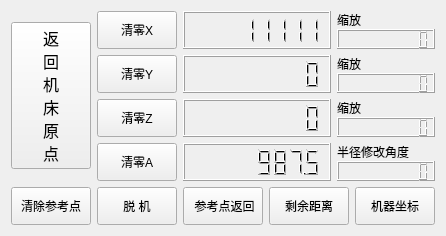
             <widget class="QWidget" name="widget_23" native="true">
              <property name="minimumSize">
               <size>
                <width>0</width>
                <height>0</height>
               </size>
              </property>
              <layout class="QVBoxLayout" name="verticalLayout_78" stretch="9,2">
               <item>
                <layout class="QHBoxLayout" name="horizontalLayout_113" stretch="2,16">
                 <item alignment="Qt::AlignVCenter">
                  <widget class="QPushButton" name="pushButton_167">
                   <property name="sizePolicy">
                    <sizepolicy hsizetype="Preferred" vsizetype="Expanding">
                     <horstretch>0</horstretch>
                     <verstretch>0</verstretch>
                    </sizepolicy>
                   </property>
                   <property name="minimumSize">
                    <size>
                     <width>0</width>
                     <height>0</height>
                    </size>
                   </property>
                   <property name="font">
                    <font>
                     <family>黑体</family>
                     <pointsize>12</pointsize>
                     <weight>50</weight>
                     <italic>false</italic>
                     <bold>false</bold>
                    </font>
                   </property>
                   <property name="layoutDirection">
                    <enum>Qt::LeftToRight</enum>
                   </property>
                   <property name="text">
                    <string>返
回
机
床
原
点</string>
                   </property>
                   <property name="flat">
                    <bool>false</bool>
                   </property>
                  </widget>
                 </item>
                 <item>
                  <layout class="QVBoxLayout" name="verticalLayout_79">
                   <item>
                    <layout class="QHBoxLayout" name="horizontalLayout_114" stretch="1,6,4">
                     <item>
                      <widget class="QPushButton" name="pushButton_168">
                       <property name="sizePolicy">
                        <sizepolicy hsizetype="Preferred" vsizetype="Preferred">
                         <horstretch>0</horstretch>
                         <verstretch>0</verstretch>
                        </sizepolicy>
                       </property>
                       <property name="minimumSize">
                        <size>
                         <width>0</width>
                         <height>0</height>
                        </size>
                       </property>
                       <property name="styleSheet">
                        <string notr="true"/>
                       </property>
                       <property name="text">
                        <string>清零X</string>
                       </property>
                       <property name="default">
                        <bool>false</bool>
                       </property>
                       <property name="flat">
                        <bool>false</bool>
                       </property>
                      </widget>
                     </item>
                     <item>
                      <widget class="QLCDNumber" name="lcdNumber_79">
                       <property name="sizePolicy">
                        <sizepolicy hsizetype="Preferred" vsizetype="Preferred">
                         <horstretch>0</horstretch>
                         <verstretch>0</verstretch>
                        </sizepolicy>
                       </property>
                       <property name="smallDecimalPoint">
                        <bool>true</bool>
                       </property>
                       <property name="digitCount">
                        <number>8</number>
                       </property>
                       <property name="value" stdset="0">
                        <double>11111.000000000000000</double>
                       </property>
                       <property name="intValue" stdset="0">
                        <number>11111</number>
                       </property>
                      </widget>
                     </item>
                     <item>
                      <layout class="QVBoxLayout" name="verticalLayout_80">
                       <property name="spacing">
                        <number>0</number>
                       </property>
                       <item>
                        <widget class="QLabel" name="label_76">
                         <property name="sizePolicy">
                          <sizepolicy hsizetype="Preferred" vsizetype="Preferred">
                           <horstretch>0</horstretch>
                           <verstretch>0</verstretch>
                          </sizepolicy>
                         </property>
                         <property name="styleSheet">
                          <string notr="true">font: 12pt &quot;Times New Roman&quot;;</string>
                         </property>
                         <property name="text">
                          <string>缩放</string>
                         </property>
                        </widget>
                       </item>
                       <item>
                        <widget class="QLCDNumber" name="lcdNumber_80">
                         <property name="sizePolicy">
                          <sizepolicy hsizetype="Preferred" vsizetype="Preferred">
                           <horstretch>0</horstretch>
                           <verstretch>0</verstretch>
                          </sizepolicy>
                         </property>
                         <property name="smallDecimalPoint">
                          <bool>true</bool>
                         </property>
                         <property name="digitCount">
                          <number>8</number>
                         </property>
                        </widget>
                       </item>
                      </layout>
                     </item>
                    </layout>
                   </item>
                   <item>
                    <layout class="QHBoxLayout" name="horizontalLayout_115" stretch="1,6,4">
                     <item>
                      <widget class="QPushButton" name="pushButton_169">
                       <property name="sizePolicy">
                        <sizepolicy hsizetype="Preferred" vsizetype="Preferred">
                         <horstretch>0</horstretch>
                         <verstretch>0</verstretch>
                        </sizepolicy>
                       </property>
                       <property name="minimumSize">
                        <size>
                         <width>0</width>
                         <height>0</height>
                        </size>
                       </property>
                       <property name="styleSheet">
                        <string notr="true"/>
                       </property>
                       <property name="text">
                        <string>清零Y</string>
                       </property>
                      </widget>
                     </item>
                     <item>
                      <widget class="QLCDNumber" name="lcdNumber_81">
                       <property name="sizePolicy">
                        <sizepolicy hsizetype="Preferred" vsizetype="Preferred">
                         <horstretch>0</horstretch>
                         <verstretch>0</verstretch>
                        </sizepolicy>
                       </property>
                       <property name="smallDecimalPoint">
                        <bool>true</bool>
                       </property>
                       <property name="digitCount">
                        <number>8</number>
                       </property>
                      </widget>
                     </item>
                     <item>
                      <layout class="QVBoxLayout" name="verticalLayout_81">
                       <property name="spacing">
                        <number>0</number>
                       </property>
                       <item>
                        <widget class="QLabel" name="label_77">
                         <property name="sizePolicy">
                          <sizepolicy hsizetype="Preferred" vsizetype="Preferred">
                           <horstretch>0</horstretch>
                           <verstretch>0</verstretch>
                          </sizepolicy>
                         </property>
                         <property name="styleSheet">
                          <string notr="true">font: 12pt &quot;Times New Roman&quot;;</string>
                         </property>
                         <property name="text">
                          <string>缩放</string>
                         </property>
                        </widget>
                       </item>
                       <item>
                        <widget class="QLCDNumber" name="lcdNumber_82">
                         <property name="sizePolicy">
                          <sizepolicy hsizetype="Preferred" vsizetype="Preferred">
                           <horstretch>0</horstretch>
                           <verstretch>0</verstretch>
                          </sizepolicy>
                         </property>
                         <property name="smallDecimalPoint">
                          <bool>true</bool>
                         </property>
                         <property name="digitCount">
                          <number>8</number>
                         </property>
                        </widget>
                       </item>
                      </layout>
                     </item>
                    </layout>
                   </item>
                   <item>
                    <layout class="QHBoxLayout" name="horizontalLayout_116" stretch="1,6,4">
                     <item>
                      <widget class="QPushButton" name="pushButton_170">
                       <property name="sizePolicy">
                        <sizepolicy hsizetype="Preferred" vsizetype="Preferred">
                         <horstretch>0</horstretch>
                         <verstretch>0</verstretch>
                        </sizepolicy>
                       </property>
                       <property name="minimumSize">
                        <size>
                         <width>0</width>
                         <height>0</height>
                        </size>
                       </property>
                       <property name="styleSheet">
                        <string notr="true"/>
                       </property>
                       <property name="text">
                        <string>清零Z</string>
                       </property>
                      </widget>
                     </item>
                     <item>
                      <widget class="QLCDNumber" name="lcdNumber_83">
                       <property name="sizePolicy">
                        <sizepolicy hsizetype="Preferred" vsizetype="Preferred">
                         <horstretch>0</horstretch>
                         <verstretch>0</verstretch>
                        </sizepolicy>
                       </property>
                       <property name="smallDecimalPoint">
                        <bool>true</bool>
                       </property>
                       <property name="digitCount">
                        <number>8</number>
                       </property>
                      </widget>
                     </item>
                     <item>
                      <layout class="QVBoxLayout" name="verticalLayout_82">
                       <property name="spacing">
                        <number>0</number>
                       </property>
                       <item>
                        <widget class="QLabel" name="label_78">
                         <property name="sizePolicy">
                          <sizepolicy hsizetype="Preferred" vsizetype="Preferred">
                           <horstretch>0</horstretch>
                           <verstretch>0</verstretch>
                          </sizepolicy>
                         </property>
                         <property name="styleSheet">
                          <string notr="true">font: 12pt &quot;Times New Roman&quot;;</string>
                         </property>
                         <property name="text">
                          <string>缩放</string>
                         </property>
                        </widget>
                       </item>
                       <item>
                        <widget class="QLCDNumber" name="lcdNumber_84">
                         <property name="sizePolicy">
                          <sizepolicy hsizetype="Preferred" vsizetype="Preferred">
                           <horstretch>0</horstretch>
                           <verstretch>0</verstretch>
                          </sizepolicy>
                         </property>
                         <property name="smallDecimalPoint">
                          <bool>true</bool>
                         </property>
                         <property name="digitCount">
                          <number>8</number>
                         </property>
                        </widget>
                       </item>
                      </layout>
                     </item>
                    </layout>
                   </item>
                   <item>
                    <layout class="QHBoxLayout" name="horizontalLayout_117" stretch="1,6,4">
                     <item>
                      <widget class="QPushButton" name="pushButton_171">
                       <property name="sizePolicy">
                        <sizepolicy hsizetype="Preferred" vsizetype="Preferred">
                         <horstretch>0</horstretch>
                         <verstretch>0</verstretch>
                        </sizepolicy>
                       </property>
                       <property name="minimumSize">
                        <size>
                         <width>0</width>
                         <height>0</height>
                        </size>
                       </property>
                       <property name="styleSheet">
                        <string notr="true"/>
                       </property>
                       <property name="text">
                        <string>清零A</string>
                       </property>
                      </widget>
                     </item>
                     <item>
                      <widget class="QLCDNumber" name="lcdNumber_85">
                       <property name="sizePolicy">
                        <sizepolicy hsizetype="Preferred" vsizetype="Preferred">
                         <horstretch>0</horstretch>
                         <verstretch>0</verstretch>
                        </sizepolicy>
                       </property>
                       <property name="smallDecimalPoint">
                        <bool>true</bool>
                       </property>
                       <property name="digitCount">
                        <number>8</number>
                       </property>
                       <property name="value" stdset="0">
                        <double>987.500000000000000</double>
                       </property>
                      </widget>
                     </item>
                     <item>
                      <layout class="QVBoxLayout" name="verticalLayout_83">
                       <property name="spacing">
                        <number>0</number>
                       </property>
                       <item>
                        <widget class="QLabel" name="label_79">
                         <property name="sizePolicy">
                          <sizepolicy hsizetype="Preferred" vsizetype="Preferred">
                           <horstretch>0</horstretch>
                           <verstretch>0</verstretch>
                          </sizepolicy>
                         </property>
                         <property name="styleSheet">
                          <string notr="true">font: 12pt &quot;Times New Roman&quot;;</string>
                         </property>
                         <property name="text">
                          <string>半径修改角度</string>
                         </property>
                        </widget>
                       </item>
                       <item>
                        <widget class="QLCDNumber" name="lcdNumber_86">
                         <property name="sizePolicy">
                          <sizepolicy hsizetype="Preferred" vsizetype="Preferred">
                           <horstretch>0</horstretch>
                           <verstretch>0</verstretch>
                          </sizepolicy>
                         </property>
                         <property name="smallDecimalPoint">
                          <bool>true</bool>
                         </property>
                         <property name="digitCount">
                          <number>8</number>
                         </property>
                        </widget>
                       </item>
                      </layout>
                     </item>
                    </layout>
                   </item>
                  </layout>
                 </item>
                </layout>
               </item>
               <item>
                <layout class="QHBoxLayout" name="horizontalLayout_118" stretch="1,1,1,1,1">
                 <item>
                  <widget class="QPushButton" name="pushButton_173">
                   <property name="sizePolicy">
                    <sizepolicy hsizetype="Expanding" vsizetype="Preferred">
                     <horstretch>0</horstretch>
                     <verstretch>0</verstretch>
                    </sizepolicy>
                   </property>
                   <property name="styleSheet">
                    <string notr="true">font: 9pt &quot;黑体&quot;;</string>
                   </property>
                   <property name="text">
                    <string>清除参考点</string>
                   </property>
                  </widget>
                 </item>
                 <item>
                  <widget class="QPushButton" name="pushButton_172">
                   <property name="sizePolicy">
                    <sizepolicy hsizetype="Expanding" vsizetype="Preferred">
                     <horstretch>0</horstretch>
                     <verstretch>0</verstretch>
                    </sizepolicy>
                   </property>
                   <property name="styleSheet">
                    <string notr="true"/>
                   </property>
                   <property name="text">
                    <string>  脱 机  </string>
                   </property>
                  </widget>
                 </item>
                 <item>
                  <widget class="QPushButton" name="pushButton_176">
                   <property name="sizePolicy">
                    <sizepolicy hsizetype="Preferred" vsizetype="Preferred">
                     <horstretch>0</horstretch>
                     <verstretch>0</verstretch>
                    </sizepolicy>
                   </property>
                   <property name="styleSheet">
                    <string notr="true">font: 9pt &quot;黑体&quot;;</string>
                   </property>
                   <property name="text">
                    <string> 参考点返回</string>
                   </property>
                  </widget>
                 </item>
                 <item>
                  <widget class="QPushButton" name="pushButton_174">
                   <property name="sizePolicy">
                    <sizepolicy hsizetype="Preferred" vsizetype="Preferred">
                     <horstretch>0</horstretch>
                     <verstretch>0</verstretch>
                    </sizepolicy>
                   </property>
                   <property name="styleSheet">
                    <string notr="true"/>
                   </property>
                   <property name="text">
                    <string>剩余距离</string>
                   </property>
                  </widget>
                 </item>
                 <item>
                  <widget class="QPushButton" name="pushButton_175">
                   <property name="sizePolicy">
                    <sizepolicy hsizetype="Preferred" vsizetype="Preferred">
                     <horstretch>0</horstretch>
                     <verstretch>0</verstretch>
                    </sizepolicy>
                   </property>
                   <property name="styleSheet">
                    <string notr="true"/>
                   </property>
                   <property name="text">
                    <string>机器坐标</string>
                   </property>
                  </widget>
                 </item>
                </layout>
               </item>
              </layout>
             </widget>
